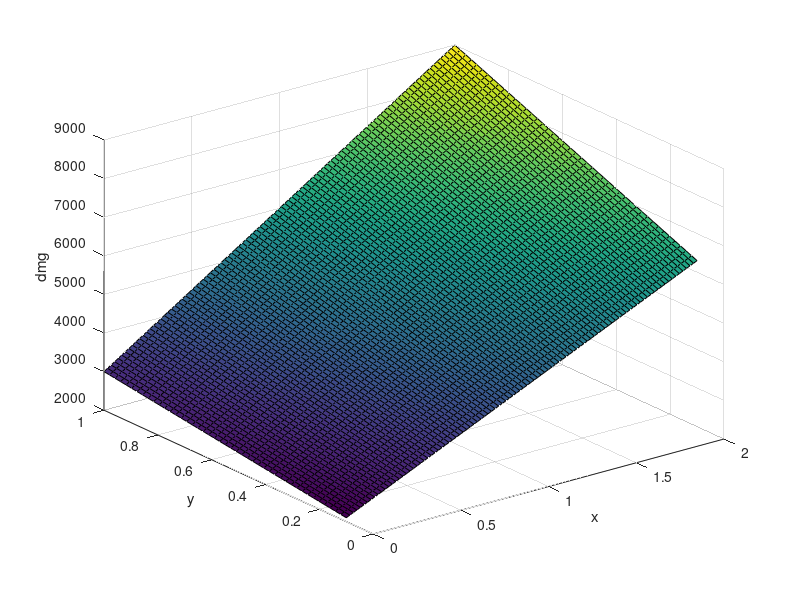

Write MATLAB code to recreate this figure.
clear all; clc;
x = linspace(0,2,100);
y = linspace(0.1,1,45);
[X Y] = meshgrid(x,y);
dmg = (1-Y).*(1+X).*2000 +Y.*(1+X).*3000;

figure(1); %axis equal; 
surf(X,Y,dmg);xlabel('x');ylabel('y');zlabel('dmg');

